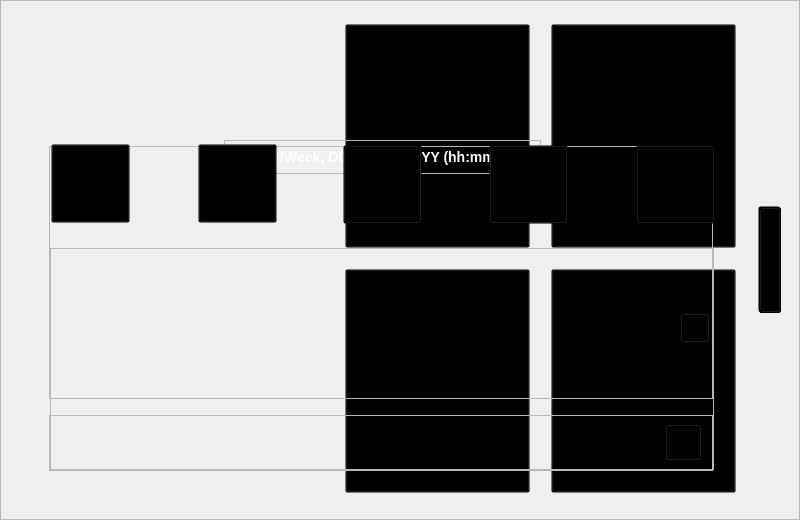
<?xml version="1.0" encoding="UTF-8"?>
<ui version="4.0">
 <class>MainWindow</class>
 <widget class="QMainWindow" name="MainWindow">
  <property name="enabled">
   <bool>true</bool>
  </property>
  <property name="geometry">
   <rect>
    <x>0</x>
    <y>0</y>
    <width>800</width>
    <height>520</height>
   </rect>
  </property>
  <property name="windowTitle">
   <string>MindMate - Home</string>
  </property>
  <widget class="QWidget" name="centralwidget">
   <property name="enabled">
    <bool>true</bool>
   </property>
   <widget class="QFrame" name="homeScreenFrame">
    <property name="enabled">
     <bool>true</bool>
    </property>
    <property name="geometry">
     <rect>
      <x>-1</x>
      <y>-1</y>
      <width>801</width>
      <height>521</height>
     </rect>
    </property>
    <property name="styleSheet">
     <string notr="true">border-image: url(G:/Users/MARS/Desktop/NTCC Aadi/In-House Project/MindMate/Assets/Frames/Home Screen.png) 0 0 0 0 stretch stretch;</string>
    </property>
    <property name="frameShape">
     <enum>QFrame::StyledPanel</enum>
    </property>
    <property name="frameShadow">
     <enum>QFrame::Raised</enum>
    </property>
    <widget class="QPushButton" name="chatbotButton">
     <property name="geometry">
      <rect>
       <x>346</x>
       <y>25</y>
       <width>185</width>
       <height>224</height>
      </rect>
     </property>
     <property name="styleSheet">
      <string notr="true">QPushButton {
    border-image: url(G:/Users/MARS/Desktop/NTCC Aadi/In-House Project/MindMate/Assets/Buttons/ChatBot Button/Before.png);
    background: transparent;
}
QPushButton:hover {
    border-image: url(G:/Users/MARS/Desktop/NTCC Aadi/In-House Project/MindMate/Assets/Buttons/ChatBot Button/Hover.png);
}
QPushButton:pressed {
    border-image: url(G:/Users/MARS/Desktop/NTCC Aadi/In-House Project/MindMate/Assets/Buttons/ChatBot Button/After.png);
}</string>
     </property>
     <property name="text">
      <string/>
     </property>
    </widget>
    <widget class="QPushButton" name="journalsButton">
     <property name="geometry">
      <rect>
       <x>552</x>
       <y>25</y>
       <width>185</width>
       <height>224</height>
      </rect>
     </property>
     <property name="styleSheet">
      <string notr="true">QPushButton {
    border-image: url(G:/Users/MARS/Desktop/NTCC Aadi/In-House Project/MindMate/Assets/Buttons/Journals Button/Before.png);
    background: transparent;
}
QPushButton:hover {
    border-image: url(G:/Users/MARS/Desktop/NTCC Aadi/In-House Project/MindMate/Assets/Buttons/Journals Button/Hover.png);
}
QPushButton:pressed {
    border-image: url(G:/Users/MARS/Desktop/NTCC Aadi/In-House Project/MindMate/Assets/Buttons/Journals Button/After.png);
}</string>
     </property>
     <property name="text">
      <string/>
     </property>
    </widget>
    <widget class="QPushButton" name="moodSupportButton">
     <property name="geometry">
      <rect>
       <x>346</x>
       <y>270</y>
       <width>185</width>
       <height>224</height>
      </rect>
     </property>
     <property name="styleSheet">
      <string notr="true">QPushButton {
    border-image: url(G:/Users/MARS/Desktop/NTCC Aadi/In-House Project/MindMate/Assets/Buttons/Mood Support Button/Before.png);
    background: transparent;
}
QPushButton:hover {
    border-image: url(G:/Users/MARS/Desktop/NTCC Aadi/In-House Project/MindMate/Assets/Buttons/Mood Support Button/Hover.png);
}
QPushButton:pressed {
    border-image: url(G:/Users/MARS/Desktop/NTCC Aadi/In-House Project/MindMate/Assets/Buttons/Mood Support Button/After.png);
} </string>
     </property>
     <property name="text">
      <string/>
     </property>
    </widget>
    <widget class="QPushButton" name="statsButton">
     <property name="geometry">
      <rect>
       <x>552</x>
       <y>270</y>
       <width>185</width>
       <height>224</height>
      </rect>
     </property>
     <property name="styleSheet">
      <string notr="true">QPushButton {
    border-image: url(G:/Users/MARS/Desktop/NTCC Aadi/In-House Project/MindMate/Assets/Buttons/Stats Button/Before.png);
    background: transparent;
}
QPushButton:hover {
    border-image: url(G:/Users/MARS/Desktop/NTCC Aadi/In-House Project/MindMate/Assets/Buttons/Stats Button/Hover.png);
}
QPushButton:pressed {
    border-image: url(G:/Users/MARS/Desktop/NTCC Aadi/In-House Project/MindMate/Assets/Buttons/Stats Button/After.png);
}
</string>
     </property>
     <property name="text">
      <string/>
     </property>
    </widget>
    <widget class="QPushButton" name="closeButton">
     <property name="geometry">
      <rect>
       <x>759</x>
       <y>207</y>
       <width>22</width>
       <height>106</height>
      </rect>
     </property>
     <property name="styleSheet">
      <string notr="true">QPushButton {
    border-image: url(G:/Users/MARS/Desktop/NTCC Aadi/In-House Project/MindMate/Assets/Buttons/Close Button/Before.png);
    background: transparent;
}
QPushButton:hover {
    border-image: url(G:/Users/MARS/Desktop/NTCC Aadi/In-House Project/MindMate/Assets/Buttons/Close Button/Hover.png);
}
QPushButton:pressed {
    border-image: url(G:/Users/MARS/Desktop/NTCC Aadi/In-House Project/MindMate/Assets/Buttons/Close Button/After.png);
}
</string>
     </property>
     <property name="text">
      <string/>
     </property>
    </widget>
   </widget>
   <widget class="QFrame" name="chatbotFrame">
    <property name="enabled">
     <bool>true</bool>
    </property>
    <property name="geometry">
     <rect>
      <x>0</x>
      <y>0</y>
      <width>800</width>
      <height>520</height>
     </rect>
    </property>
    <property name="styleSheet">
     <string notr="true">QFrame {
    border-image: url(G:/Users/MARS/Desktop/NTCC Aadi/In-House Project/MindMate/Assets/Frames/ChatBot);
}
</string>
    </property>
    <property name="frameShape">
     <enum>QFrame::StyledPanel</enum>
    </property>
    <property name="frameShadow">
     <enum>QFrame::Raised</enum>
    </property>
    <widget class="QPushButton" name="backButton">
     <property name="geometry">
      <rect>
       <x>759</x>
       <y>207</y>
       <width>22</width>
       <height>106</height>
      </rect>
     </property>
     <property name="styleSheet">
      <string notr="true">QPushButton {
    border-image: url(G:/Users/MARS/Desktop/NTCC Aadi/In-House Project/MindMate/Assets/Buttons/Back Button/Before.png);
    background: transparent;
}
QPushButton:hover {
    border-image: url(G:/Users/MARS/Desktop/NTCC Aadi/In-House Project/MindMate/Assets/Buttons/Back Button/Hover.png);
}
QPushButton:pressed {
    border-image: url(G:/Users/MARS/Desktop/NTCC Aadi/In-House Project/MindMate/Assets/Buttons/Back Button/After.png);
}
</string>
     </property>
     <property name="text">
      <string/>
     </property>
    </widget>
    <widget class="QFrame" name="userInputFrame">
     <property name="geometry">
      <rect>
       <x>49</x>
       <y>415</y>
       <width>664</width>
       <height>56</height>
      </rect>
     </property>
     <property name="styleSheet">
      <string notr="true">QFrame {
    border-image: url(&quot;G:/Users/MARS/Desktop/NTCC Aadi/In-House Project/MindMate/Assets/Dynamic/ChatBot/Query&quot;) 0 0 0 0 stretch stretch;
}
</string>
     </property>
     <property name="frameShape">
      <enum>QFrame::StyledPanel</enum>
     </property>
     <property name="frameShadow">
      <enum>QFrame::Raised</enum>
     </property>
     <widget class="QLineEdit" name="lineEdit">
      <property name="geometry">
       <rect>
        <x>15</x>
        <y>10</y>
        <width>590</width>
        <height>35</height>
       </rect>
      </property>
      <property name="styleSheet">
       <string notr="true">QLineEdit {
    background: transparent;
    border: none;
    color: white;
    font-family: 'Inter';
    font-weight: bold;
    font-size: 16px;
}</string>
      </property>
      <property name="text">
       <string/>
      </property>
     </widget>
    </widget>
    <widget class="QPushButton" name="sendButton">
     <property name="geometry">
      <rect>
       <x>665</x>
       <y>424</y>
       <width>37</width>
       <height>37</height>
      </rect>
     </property>
     <property name="styleSheet">
      <string notr="true">QPushButton {
    border-image: url(G:/Users/MARS/Desktop/NTCC Aadi/In-House Project/MindMate/Assets/Buttons/Send Button/Before.png);
    background: transparent;
}
QPushButton:hover {
    border-image: url(G:/Users/MARS/Desktop/NTCC Aadi/In-House Project/MindMate/Assets/Buttons/Send Button/Hover.png);
}
QPushButton:pressed {
    border-image: url(G:/Users/MARS/Desktop/NTCC Aadi/In-House Project/MindMate/Assets/Buttons/Send Button/After.png);
}
</string>
     </property>
     <property name="text">
      <string/>
     </property>
    </widget>
    <widget class="QFrame" name="chatBoxFrame">
     <property name="geometry">
      <rect>
       <x>49</x>
       <y>146</y>
       <width>664</width>
       <height>253</height>
      </rect>
     </property>
     <property name="styleSheet">
      <string notr="true">QFrame {
    border-image: url(&quot;G:/Users/MARS/Desktop/NTCC Aadi/In-House Project/MindMate/Assets/Dynamic/ChatBot/Chat&quot;) 0 0 0 0 stretch stretch;
}
</string>
     </property>
     <property name="frameShape">
      <enum>QFrame::StyledPanel</enum>
     </property>
     <property name="frameShadow">
      <enum>QFrame::Raised</enum>
     </property>
     <widget class="QLabel" name="chatbox">
      <property name="geometry">
       <rect>
        <x>0</x>
        <y>0</y>
        <width>664</width>
        <height>252</height>
       </rect>
      </property>
      <property name="styleSheet">
       <string notr="true">QLabel {
    font-family: &quot;Inter&quot;;
    font-weight: bold;
    font-size: 14px;
    color: white;
    padding: 10px;
    background: transparent;
    qproperty-alignment: 'AlignTop | AlignLeft';
    qproperty-wordWrap: true;
}

</string>
      </property>
      <property name="text">
       <string/>
      </property>
      <property name="wordWrap">
       <bool>true</bool>
      </property>
     </widget>
    </widget>
   </widget>
   <widget class="QFrame" name="journalsFrame">
    <property name="geometry">
     <rect>
      <x>0</x>
      <y>0</y>
      <width>800</width>
      <height>520</height>
     </rect>
    </property>
    <property name="styleSheet">
     <string notr="true">border-image: url(G:/Users/MARS/Desktop/NTCC Aadi/In-House Project/MindMate/Assets/Frames/Journal.png) 0 0 0 0 stretch stretch;</string>
    </property>
    <property name="frameShape">
     <enum>QFrame::StyledPanel</enum>
    </property>
    <property name="frameShadow">
     <enum>QFrame::Raised</enum>
    </property>
    <widget class="QPushButton" name="sendButton_2">
     <property name="geometry">
      <rect>
       <x>680</x>
       <y>313</y>
       <width>30</width>
       <height>30</height>
      </rect>
     </property>
     <property name="styleSheet">
      <string notr="true">QPushButton {
    border-image: url(G:/Users/MARS/Desktop/NTCC Aadi/In-House Project/MindMate/Assets/Buttons/Send Button/Before.png);
    background: transparent;
}
QPushButton:hover {
    border-image: url(G:/Users/MARS/Desktop/NTCC Aadi/In-House Project/MindMate/Assets/Buttons/Send Button/Hover.png);
}
QPushButton:pressed {
    border-image: url(G:/Users/MARS/Desktop/NTCC Aadi/In-House Project/MindMate/Assets/Buttons/Send Button/After.png);
}
</string>
     </property>
     <property name="text">
      <string/>
     </property>
    </widget>
    <widget class="QFrame" name="dateAndTimeFrame">
     <property name="geometry">
      <rect>
       <x>224</x>
       <y>140</y>
       <width>317</width>
       <height>34</height>
      </rect>
     </property>
     <property name="styleSheet">
      <string notr="true">QFrame {
    border-image: url(&quot;G:/Users/MARS/Desktop/NTCC Aadi/In-House Project/MindMate/Assets/Dynamic/Journals/Date and Time&quot;) 0 0 0 0 stretch stretch;
}
</string>
     </property>
     <property name="frameShape">
      <enum>QFrame::StyledPanel</enum>
     </property>
     <property name="frameShadow">
      <enum>QFrame::Raised</enum>
     </property>
     <widget class="QLabel" name="dateAndTime">
      <property name="geometry">
       <rect>
        <x>5</x>
        <y>5</y>
        <width>307</width>
        <height>24</height>
       </rect>
      </property>
      <property name="styleSheet">
       <string notr="true">QLabel {
    font-family: &quot;Inter&quot;;
    font-weight: bold;
    font-size: 14px;
    color: white;
    padding-left: 10px;
    padding-right: 10px;
    background: transparent;
    qproperty-alignment: 'AlignCenter';
}</string>
      </property>
      <property name="text">
       <string>DayOfWeek, DD MMMM YYYY (hh:mm)</string>
      </property>
     </widget>
    </widget>
    <widget class="QTextEdit" name="writeJournal">
     <property name="geometry">
      <rect>
       <x>43</x>
       <y>185</y>
       <width>680</width>
       <height>296</height>
      </rect>
     </property>
     <property name="styleSheet">
      <string notr="true">QTextEdit {
    border-image: url(&quot;G:/Users/MARS/Desktop/NTCC Aadi/In-House Project/MindMate/Assets/Dynamic/ChatBot/Chat&quot;) 0 0 0 0 stretch stretch;
	font-family: 'Inter';
    font-weight: bold;
    font-size: 14px;
    padding-top: 9px;     /* adjust as needed */
    padding-left: 7px;    /* adjust as needed */
    padding-right: 50px;   /* adjust as needed */
    padding-bottom: 9px;
    color: white;
    background: transparent;
    border: none;
}
</string>
     </property>
    </widget>
    <widget class="QPushButton" name="backButton_2">
     <property name="geometry">
      <rect>
       <x>759</x>
       <y>207</y>
       <width>22</width>
       <height>106</height>
      </rect>
     </property>
     <property name="styleSheet">
      <string notr="true">QPushButton {
    border-image: url(G:/Users/MARS/Desktop/NTCC Aadi/In-House Project/MindMate/Assets/Buttons/Back Button/Before.png);
    background: transparent;
}
QPushButton:hover {
    border-image: url(G:/Users/MARS/Desktop/NTCC Aadi/In-House Project/MindMate/Assets/Buttons/Back Button/Hover.png);
}
QPushButton:pressed {
    border-image: url(G:/Users/MARS/Desktop/NTCC Aadi/In-House Project/MindMate/Assets/Buttons/Back Button/After.png);
}
</string>
     </property>
     <property name="text">
      <string/>
     </property>
    </widget>
    <zorder>writeJournal</zorder>
    <zorder>dateAndTimeFrame</zorder>
    <zorder>sendButton_2</zorder>
    <zorder>backButton_2</zorder>
   </widget>
   <widget class="QFrame" name="moodSupportFrame">
    <property name="geometry">
     <rect>
      <x>0</x>
      <y>0</y>
      <width>800</width>
      <height>520</height>
     </rect>
    </property>
    <property name="styleSheet">
     <string notr="true">QFrame {
    border-image: url(G:/Users/MARS/Desktop/NTCC Aadi/In-House Project/MindMate/Assets/Frames/Mood Support);
}</string>
    </property>
    <property name="frameShape">
     <enum>QFrame::StyledPanel</enum>
    </property>
    <property name="frameShadow">
     <enum>QFrame::Raised</enum>
    </property>
    <widget class="QPushButton" name="backButton_3">
     <property name="geometry">
      <rect>
       <x>759</x>
       <y>207</y>
       <width>22</width>
       <height>106</height>
      </rect>
     </property>
     <property name="styleSheet">
      <string notr="true">QPushButton {
    border-image: url(G:/Users/MARS/Desktop/NTCC Aadi/In-House Project/MindMate/Assets/Buttons/Back Button/Before.png);
    background: transparent;
}
QPushButton:hover {
    border-image: url(G:/Users/MARS/Desktop/NTCC Aadi/In-House Project/MindMate/Assets/Buttons/Back Button/Hover.png);
}
QPushButton:pressed {
    border-image: url(G:/Users/MARS/Desktop/NTCC Aadi/In-House Project/MindMate/Assets/Buttons/Back Button/After.png);
}
</string>
     </property>
     <property name="text">
      <string/>
     </property>
    </widget>
    <widget class="QPushButton" name="stressButton">
     <property name="geometry">
      <rect>
       <x>51</x>
       <y>144</y>
       <width>79</width>
       <height>79</height>
      </rect>
     </property>
     <property name="styleSheet">
      <string notr="true">QPushButton {
    border-image: url(G:/Users/MARS/Desktop/NTCC Aadi/In-House Project/MindMate/Assets/Buttons/Mood Support Emotions/Stress Button/Before.png);
    background: transparent;
}
QPushButton:hover {
    border-image: url(G:/Users/MARS/Desktop/NTCC Aadi/In-House Project/MindMate/Assets/Buttons/Mood Support Emotions/Stress Button/Hover.png);
}
QPushButton:pressed {
    border-image: url(G:/Users/MARS/Desktop/NTCC Aadi/In-House Project/MindMate/Assets/Buttons/Mood Support Emotions/Stress Button/After.png);
}</string>
     </property>
     <property name="text">
      <string/>
     </property>
    </widget>
    <widget class="QPushButton" name="sadButton">
     <property name="geometry">
      <rect>
       <x>198</x>
       <y>144</y>
       <width>79</width>
       <height>79</height>
      </rect>
     </property>
     <property name="styleSheet">
      <string notr="true">QPushButton {
    border-image: url(G:/Users/MARS/Desktop/NTCC Aadi/In-House Project/MindMate/Assets/Buttons/Mood Support Emotions/Sad Button/Before.png);
    background: transparent;
}
QPushButton:hover {
    border-image: url(G:/Users/MARS/Desktop/NTCC Aadi/In-House Project/MindMate/Assets/Buttons/Mood Support Emotions/Sad Button/Hover.png);
}
QPushButton:pressed {
    border-image: url(G:/Users/MARS/Desktop/NTCC Aadi/In-House Project/MindMate/Assets/Buttons/Mood Support Emotions/Sad Button/After.png);
}</string>
     </property>
     <property name="text">
      <string/>
     </property>
    </widget>
    <widget class="QPushButton" name="lonelyButton">
     <property name="geometry">
      <rect>
       <x>343</x>
       <y>145</y>
       <width>79</width>
       <height>79</height>
      </rect>
     </property>
     <property name="styleSheet">
      <string notr="true">QPushButton {
    border-image: url(G:/Users/MARS/Desktop/NTCC Aadi/In-House Project/MindMate/Assets/Buttons/Mood Support Emotions/Lonely Button/Before.png);
    background: transparent;
}
QPushButton:hover {
    border-image: url(G:/Users/MARS/Desktop/NTCC Aadi/In-House Project/MindMate/Assets/Buttons/Mood Support Emotions/Lonely Button/Hover.png);
}
QPushButton:pressed {
    border-image: url(G:/Users/MARS/Desktop/NTCC Aadi/In-House Project/MindMate/Assets/Buttons/Mood Support Emotions/Lonely Button/After.png);
}</string>
     </property>
     <property name="text">
      <string/>
     </property>
    </widget>
    <widget class="QPushButton" name="angryButton">
     <property name="geometry">
      <rect>
       <x>489</x>
       <y>145</y>
       <width>79</width>
       <height>79</height>
      </rect>
     </property>
     <property name="styleSheet">
      <string notr="true">QPushButton {
    border-image: url(G:/Users/MARS/Desktop/NTCC Aadi/In-House Project/MindMate/Assets/Buttons/Mood Support Emotions/Angry Button/Before.png);
    background: transparent;
}
QPushButton:hover {
    border-image: url(G:/Users/MARS/Desktop/NTCC Aadi/In-House Project/MindMate/Assets/Buttons/Mood Support Emotions/Angry Button/Hover.png);
}
QPushButton:pressed {
    border-image: url(G:/Users/MARS/Desktop/NTCC Aadi/In-House Project/MindMate/Assets/Buttons/Mood Support Emotions/Angry Button/After.png);
}</string>
     </property>
     <property name="text">
      <string/>
     </property>
    </widget>
    <widget class="QPushButton" name="anxietyButton">
     <property name="geometry">
      <rect>
       <x>636</x>
       <y>145</y>
       <width>79</width>
       <height>79</height>
      </rect>
     </property>
     <property name="styleSheet">
      <string notr="true">QPushButton {
    border-image: url(G:/Users/MARS/Desktop/NTCC Aadi/In-House Project/MindMate/Assets/Buttons/Mood Support Emotions/Anxiety Button/Before.png);
    background: transparent;
}
QPushButton:hover {
    border-image: url(G:/Users/MARS/Desktop/NTCC Aadi/In-House Project/MindMate/Assets/Buttons/Mood Support Emotions/Anxiety Button/Hover.png);
}
QPushButton:pressed {
    border-image: url(G:/Users/MARS/Desktop/NTCC Aadi/In-House Project/MindMate/Assets/Buttons/Mood Support Emotions/Anxiety Button/After.png);
}</string>
     </property>
     <property name="text">
      <string/>
     </property>
    </widget>
    <widget class="QFrame" name="measuresFrame">
     <property name="geometry">
      <rect>
       <x>50</x>
       <y>248</y>
       <width>664</width>
       <height>222</height>
      </rect>
     </property>
     <property name="styleSheet">
      <string notr="true">QFrame {
    border-image: url(&quot;G:/Users/MARS/Desktop/NTCC Aadi/In-House Project/MindMate/Assets/Dynamic/Mood Support/Measures.png&quot;) 0 0 0 0 stretch stretch;
}
</string>
     </property>
     <property name="frameShape">
      <enum>QFrame::StyledPanel</enum>
     </property>
     <property name="frameShadow">
      <enum>QFrame::Raised</enum>
     </property>
     <widget class="QLabel" name="measures">
      <property name="geometry">
       <rect>
        <x>0</x>
        <y>0</y>
        <width>664</width>
        <height>221</height>
       </rect>
      </property>
      <property name="styleSheet">
       <string notr="true">QLabel {
    font-family: &quot;Inter&quot;;
    font-weight: bold;
    font-size: 14px;
    color: white;
    padding-top: 10px;
    padding-left: 10px;
    padding-right: 10px;
    padding-bottom: 10px;
    background: transparent;
}
</string>
      </property>
      <property name="text">
       <string/>
      </property>
     </widget>
    </widget>
   </widget>
   <widget class="QFrame" name="stats1Frame">
    <property name="geometry">
     <rect>
      <x>0</x>
      <y>0</y>
      <width>800</width>
      <height>520</height>
     </rect>
    </property>
    <property name="styleSheet">
     <string notr="true">QFrame {
    border-image: url(G:/Users/MARS/Desktop/NTCC Aadi/In-House Project/MindMate/Assets/Frames/Stats);
}
</string>
    </property>
    <property name="frameShape">
     <enum>QFrame::StyledPanel</enum>
    </property>
    <property name="frameShadow">
     <enum>QFrame::Raised</enum>
    </property>
    <widget class="QPushButton" name="forwardButton">
     <property name="geometry">
      <rect>
       <x>759</x>
       <y>207</y>
       <width>22</width>
       <height>106</height>
      </rect>
     </property>
     <property name="styleSheet">
      <string notr="true">QPushButton {
    border-image: url(G:/Users/MARS/Desktop/NTCC Aadi/In-House Project/MindMate/Assets/Buttons/Forward Button/Before.png);
    background: transparent;
}
QPushButton:hover {
    border-image: url(G:/Users/MARS/Desktop/NTCC Aadi/In-House Project/MindMate/Assets/Buttons/Forward Button/Hover.png);
}
QPushButton:pressed {
    border-image: url(G:/Users/MARS/Desktop/NTCC Aadi/In-House Project/MindMate/Assets/Buttons/Forward Button/After.png);
}
</string>
     </property>
     <property name="text">
      <string/>
     </property>
    </widget>
   </widget>
   <widget class="QFrame" name="stats2Frame">
    <property name="geometry">
     <rect>
      <x>0</x>
      <y>0</y>
      <width>800</width>
      <height>520</height>
     </rect>
    </property>
    <property name="styleSheet">
     <string notr="true">QFrame {
    border-image: url(G:/Users/MARS/Desktop/NTCC Aadi/In-House Project/MindMate/Assets/Frames/Stats1);
}</string>
    </property>
    <property name="frameShape">
     <enum>QFrame::StyledPanel</enum>
    </property>
    <property name="frameShadow">
     <enum>QFrame::Raised</enum>
    </property>
    <widget class="QPushButton" name="forwardButton_2">
     <property name="geometry">
      <rect>
       <x>759</x>
       <y>207</y>
       <width>22</width>
       <height>106</height>
      </rect>
     </property>
     <property name="styleSheet">
      <string notr="true">QPushButton {
    border-image: url(G:/Users/MARS/Desktop/NTCC Aadi/In-House Project/MindMate/Assets/Buttons/Forward Button/Before.png);
    background: transparent;
}
QPushButton:hover {
    border-image: url(G:/Users/MARS/Desktop/NTCC Aadi/In-House Project/MindMate/Assets/Buttons/Forward Button/Hover.png);
}
QPushButton:pressed {
    border-image: url(G:/Users/MARS/Desktop/NTCC Aadi/In-House Project/MindMate/Assets/Buttons/Forward Button/After.png);
}
</string>
     </property>
     <property name="text">
      <string/>
     </property>
    </widget>
   </widget>
   <widget class="QFrame" name="stats3Frame">
    <property name="geometry">
     <rect>
      <x>0</x>
      <y>0</y>
      <width>800</width>
      <height>520</height>
     </rect>
    </property>
    <property name="styleSheet">
     <string notr="true">QFrame {
    border-image: url(G:/Users/MARS/Desktop/NTCC Aadi/In-House Project/MindMate/Assets/Frames/Stats2);
}
</string>
    </property>
    <property name="frameShape">
     <enum>QFrame::StyledPanel</enum>
    </property>
    <property name="frameShadow">
     <enum>QFrame::Raised</enum>
    </property>
    <widget class="QPushButton" name="forwardButton_3">
     <property name="geometry">
      <rect>
       <x>759</x>
       <y>207</y>
       <width>22</width>
       <height>106</height>
      </rect>
     </property>
     <property name="styleSheet">
      <string notr="true">QPushButton {
    border-image: url(G:/Users/MARS/Desktop/NTCC Aadi/In-House Project/MindMate/Assets/Buttons/Forward Button/Before.png);
    background: transparent;
}
QPushButton:hover {
    border-image: url(G:/Users/MARS/Desktop/NTCC Aadi/In-House Project/MindMate/Assets/Buttons/Forward Button/Hover.png);
}
QPushButton:pressed {
    border-image: url(G:/Users/MARS/Desktop/NTCC Aadi/In-House Project/MindMate/Assets/Buttons/Forward Button/After.png);
}
</string>
     </property>
     <property name="text">
      <string/>
     </property>
    </widget>
   </widget>
   <widget class="QFrame" name="stats7Frame">
    <property name="geometry">
     <rect>
      <x>0</x>
      <y>0</y>
      <width>800</width>
      <height>520</height>
     </rect>
    </property>
    <property name="styleSheet">
     <string notr="true">QFrame {
    border-image: url(G:/Users/MARS/Desktop/NTCC Aadi/In-House Project/MindMate/Assets/Frames/Stats6);
}
</string>
    </property>
    <property name="frameShape">
     <enum>QFrame::StyledPanel</enum>
    </property>
    <property name="frameShadow">
     <enum>QFrame::Raised</enum>
    </property>
    <widget class="QPushButton" name="backButton_4">
     <property name="geometry">
      <rect>
       <x>759</x>
       <y>207</y>
       <width>22</width>
       <height>106</height>
      </rect>
     </property>
     <property name="styleSheet">
      <string notr="true">QPushButton {
    border-image: url(G:/Users/MARS/Desktop/NTCC Aadi/In-House Project/MindMate/Assets/Buttons/Back Button/Before.png);
    background: transparent;
}
QPushButton:hover {
    border-image: url(G:/Users/MARS/Desktop/NTCC Aadi/In-House Project/MindMate/Assets/Buttons/Back Button/Hover.png);
}
QPushButton:pressed {
    border-image: url(G:/Users/MARS/Desktop/NTCC Aadi/In-House Project/MindMate/Assets/Buttons/Back Button/After.png);
}
</string>
     </property>
     <property name="text">
      <string/>
     </property>
    </widget>
   </widget>
   <widget class="QFrame" name="stats4Frame">
    <property name="geometry">
     <rect>
      <x>0</x>
      <y>0</y>
      <width>800</width>
      <height>520</height>
     </rect>
    </property>
    <property name="styleSheet">
     <string notr="true">QFrame {
    border-image: url(G:/Users/MARS/Desktop/NTCC Aadi/In-House Project/MindMate/Assets/Frames/Stats3);
}
</string>
    </property>
    <property name="frameShape">
     <enum>QFrame::StyledPanel</enum>
    </property>
    <property name="frameShadow">
     <enum>QFrame::Raised</enum>
    </property>
    <widget class="QPushButton" name="forwardButton_4">
     <property name="geometry">
      <rect>
       <x>759</x>
       <y>207</y>
       <width>22</width>
       <height>106</height>
      </rect>
     </property>
     <property name="styleSheet">
      <string notr="true">QPushButton {
    border-image: url(G:/Users/MARS/Desktop/NTCC Aadi/In-House Project/MindMate/Assets/Buttons/Forward Button/Before.png);
    background: transparent;
}
QPushButton:hover {
    border-image: url(G:/Users/MARS/Desktop/NTCC Aadi/In-House Project/MindMate/Assets/Buttons/Forward Button/Hover.png);
}
QPushButton:pressed {
    border-image: url(G:/Users/MARS/Desktop/NTCC Aadi/In-House Project/MindMate/Assets/Buttons/Forward Button/After.png);
}
</string>
     </property>
     <property name="text">
      <string/>
     </property>
    </widget>
   </widget>
   <widget class="QFrame" name="stats5Frame">
    <property name="geometry">
     <rect>
      <x>0</x>
      <y>0</y>
      <width>800</width>
      <height>520</height>
     </rect>
    </property>
    <property name="styleSheet">
     <string notr="true">QFrame {
    border-image: url(G:/Users/MARS/Desktop/NTCC Aadi/In-House Project/MindMate/Assets/Frames/Stats4);
}
</string>
    </property>
    <property name="frameShape">
     <enum>QFrame::StyledPanel</enum>
    </property>
    <property name="frameShadow">
     <enum>QFrame::Raised</enum>
    </property>
    <widget class="QPushButton" name="forwardButton_5">
     <property name="geometry">
      <rect>
       <x>759</x>
       <y>207</y>
       <width>22</width>
       <height>106</height>
      </rect>
     </property>
     <property name="styleSheet">
      <string notr="true">QPushButton {
    border-image: url(G:/Users/MARS/Desktop/NTCC Aadi/In-House Project/MindMate/Assets/Buttons/Forward Button/Before.png);
    background: transparent;
}
QPushButton:hover {
    border-image: url(G:/Users/MARS/Desktop/NTCC Aadi/In-House Project/MindMate/Assets/Buttons/Forward Button/Hover.png);
}
QPushButton:pressed {
    border-image: url(G:/Users/MARS/Desktop/NTCC Aadi/In-House Project/MindMate/Assets/Buttons/Forward Button/After.png);
}
</string>
     </property>
     <property name="text">
      <string/>
     </property>
    </widget>
   </widget>
   <widget class="QFrame" name="stats6Frame">
    <property name="geometry">
     <rect>
      <x>0</x>
      <y>0</y>
      <width>800</width>
      <height>520</height>
     </rect>
    </property>
    <property name="styleSheet">
     <string notr="true">QFrame {
    border-image: url(G:/Users/MARS/Desktop/NTCC Aadi/In-House Project/MindMate/Assets/Frames/Stats5);
}
</string>
    </property>
    <property name="frameShape">
     <enum>QFrame::StyledPanel</enum>
    </property>
    <property name="frameShadow">
     <enum>QFrame::Raised</enum>
    </property>
    <widget class="QPushButton" name="forwardButton_6">
     <property name="geometry">
      <rect>
       <x>759</x>
       <y>207</y>
       <width>22</width>
       <height>106</height>
      </rect>
     </property>
     <property name="styleSheet">
      <string notr="true">QPushButton {
    border-image: url(G:/Users/MARS/Desktop/NTCC Aadi/In-House Project/MindMate/Assets/Buttons/Forward Button/Before.png);
    background: transparent;
}
QPushButton:hover {
    border-image: url(G:/Users/MARS/Desktop/NTCC Aadi/In-House Project/MindMate/Assets/Buttons/Forward Button/Hover.png);
}
QPushButton:pressed {
    border-image: url(G:/Users/MARS/Desktop/NTCC Aadi/In-House Project/MindMate/Assets/Buttons/Forward Button/After.png);
}
</string>
     </property>
     <property name="text">
      <string/>
     </property>
    </widget>
   </widget>
   <zorder>homeScreenFrame</zorder>
   <zorder>chatbotFrame</zorder>
   <zorder>journalsFrame</zorder>
   <zorder>moodSupportFrame</zorder>
   <zorder>stats1Frame</zorder>
   <zorder>stats2Frame</zorder>
   <zorder>stats3Frame</zorder>
   <zorder>stats4Frame</zorder>
   <zorder>stats5Frame</zorder>
   <zorder>stats6Frame</zorder>
   <zorder>stats7Frame</zorder>
  </widget>
 </widget>
 <resources/>
 <connections/>
</ui>
